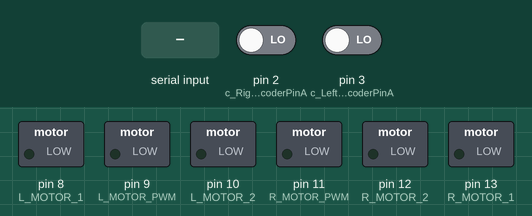
The sketch below on a simulated Arduino Uno, built with avr-gcc and run on an emulated ATmega328P. Parts: switched loads named in the sketch (green lamp = pin HIGH). Inputs (shaded band) come from the test bench; at power-on: pin 2 (c_RightEncoderPinA) LOW, pin 3 (c_LeftEncoderPinA) LOW. What the sketch prints to the serial monitor is not drawn.

Above: at 1.0 s.
1.1 s: "90,45\n" received over Serial
At 3.4 s:
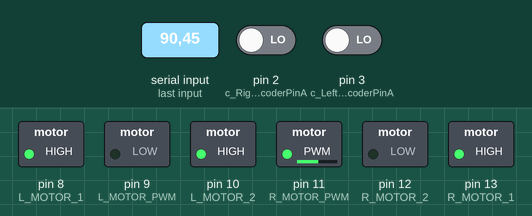
3.7 s: "30,150\n" received over Serial
At 5.9 s:
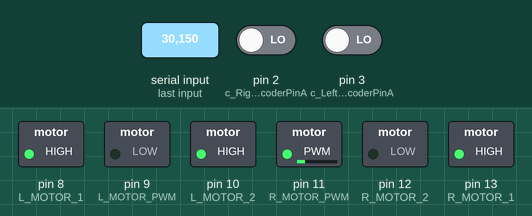
6.2 s: "200\n" received over Serial
At 8.3 s:
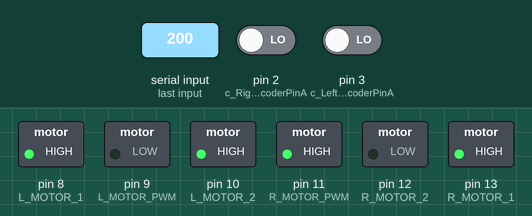
Timing chart, 0 to 9.8 s (numbered marks = the images above; inputs shaded):
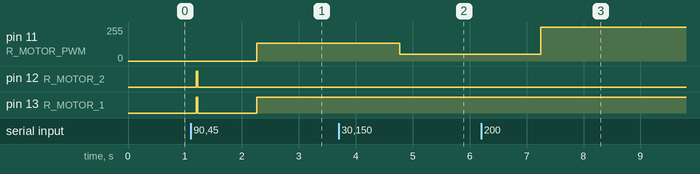

Measured:
- after the input at 1.1 s, pin 8 (L_MOTOR_1), pin 10 (L_MOTOR_2): LOW → HIGH after 0.10 s; pin 11 (R_MOTOR_PWM): 0/255 → 135/255 after 1.2 s; pin 12 (R_MOTOR_2): LOW → HIGH after 0.10 s, → LOW 0.02 s later; pin 13 (R_MOTOR_1): LOW → HIGH after 0.10 s, → LOW 0.02 s later, → HIGH 1.0 s later
- after the input at 3.7 s, pin 11 (R_MOTOR_PWM): 135/255 → 50/255 after 1.1 s
- after the input at 6.2 s, pin 11 (R_MOTOR_PWM): 50/255 → 255/255 after 1.1 s

The sketch:

encintMOTORrunCNCStable.ino
```cpp
#include "Arduino.h"
#include <Servo.h>
#include <digitalWriteFast.h>
#include <util/delay.h>   // library for high performance reads and writes by jrraines
                               // see http://www.arduino.cc/cgi-bin/yabb2/YaBB.pl?num=1267553811/0
                               // and http://code.google.com/p/digitalwritefast/

// It turns out that the regular digitalRead() calls are too slow and bring the arduino down when
// I use them in the interrupt routines while the motor runs at full speed creating more than
// 40000 encoder ticks per second per motor.

// Quadrature encoders
// Left encoder
#define c_LeftEncoderInterrupt INT1
#define c_LeftEncoderPinA 3
#define c_LeftEncoderPinB 5
#define LeftEncoderIsReversed
volatile bool _LeftEncoderBSet;
volatile long _LeftEncoderTicks = 0;


// Right encoder
#define c_RightEncoderInterrupt INT0
#define c_RightEncoderPinA 2
#define c_RightEncoderPinB 4
volatile bool _RightEncoderBSet;
volatile long _RightEncoderTicks = 0;


//Left motor
#define L_MOTOR_1 8
#define L_MOTOR_2 10
#define L_MOTOR_PWM 9

//Right motor
#define R_MOTOR_1 13
#define R_MOTOR_2 12
#define R_MOTOR_PWM 11


#define STEP_MARGIN 1L        //10 - 1000 (1)
#define MIN_DUTYCYCLE 50      //0 - 255 (125)
#define MAX_DUTYCYCLE 255     //0 - 255 (255)
#define P_FRACTION 1.5

unsigned long stepTime = 1;
unsigned long millisStart = 0;
int R_dutyCycle = 100; // 10 - 255
signed long R_setPoint = 0;
signed long R_actualPoint = 0;
String a;

void establishContact() {
  while (Serial.available() <= 0) {
    Serial.print('.');   // send a capital X
    delay(300);
  }
}

void setup()
{
  Serial.begin(115200);
  Serial.print('Waiting for connection');
  establishContact();
 // Quadrature encoders

  // Left encoder
  pinMode(c_LeftEncoderPinA, INPUT);      // sets pin A as input
  digitalWrite(c_LeftEncoderPinA, LOW);  // turn on pullup resistors
  pinMode(c_LeftEncoderPinB, INPUT);      // sets pin B as input
  digitalWrite(c_LeftEncoderPinB, LOW);  // turn on pullup resistors
  attachInterrupt(c_LeftEncoderInterrupt, HandleLeftMotorInterruptA, RISING);

  // Right encoder
  pinMode(c_RightEncoderPinA, INPUT);      // sets pin A as input
  digitalWrite(c_RightEncoderPinA, LOW);  // turn on pullup resistors
  pinMode(c_RightEncoderPinB, INPUT);      // sets pin B as input
  digitalWrite(c_RightEncoderPinB, LOW);  // turn on pullup resistors
  attachInterrupt(c_RightEncoderInterrupt, HandleRightMotorInterruptA, RISING);

  pinMode(L_MOTOR_1, OUTPUT); digitalWrite(L_MOTOR_1, HIGH);
  pinMode(L_MOTOR_2, OUTPUT); digitalWrite(L_MOTOR_2, HIGH);
  pinMode(R_MOTOR_1, OUTPUT); digitalWrite(R_MOTOR_1, HIGH);
  pinMode(R_MOTOR_2, OUTPUT); digitalWrite(R_MOTOR_2, HIGH);
  pinMode(L_MOTOR_PWM, OUTPUT);
  pinMode(R_MOTOR_PWM, OUTPUT);


}

void loop()
{
  R_actualPoint = _RightEncoderTicks;
  Serial.print(_LeftEncoderTicks);
  Serial.print(",");
  Serial.print(_RightEncoderTicks);
  Serial.print("\n");
  delay(20);
  millisStart = millis();
  while(millis() - millisStart < stepTime){

    R_dutyCycle = (double)(abs(R_setPoint - R_actualPoint)) * (double)P_FRACTION;
      if(R_dutyCycle < MIN_DUTYCYCLE){
        R_dutyCycle = MIN_DUTYCYCLE;
      }
      if(R_dutyCycle > MAX_DUTYCYCLE){
        R_dutyCycle = MAX_DUTYCYCLE;
      }


      if(abs(R_setPoint - R_actualPoint) < STEP_MARGIN){
        analogWrite(R_MOTOR_PWM, 0);
        digitalWrite(R_MOTOR_1, 0);
        digitalWrite(R_MOTOR_2, 0);
        R_dutyCycle = MIN_DUTYCYCLE;
      }
      else{
        if(R_actualPoint < R_setPoint){
          digitalWrite(R_MOTOR_1, 1);
          digitalWrite(R_MOTOR_2, 0);
          analogWrite(R_MOTOR_PWM, R_dutyCycle); //255-duty cycle
        }
        if(R_actualPoint > R_setPoint){
          digitalWrite(R_MOTOR_1, 0);
          digitalWrite(R_MOTOR_2, 1);
          analogWrite(R_MOTOR_PWM, R_dutyCycle);
        }
      }
  }
  if (Serial.available()>0){
  a = Serial.readString();
  R_setPoint = a.toInt();
  Serial.println(R_setPoint);
  }

delay(20);

}

// Interrupt service routines for the left motor's quadrature encoder
void HandleLeftMotorInterruptA()
{
  // Test transition; since the interrupt will only fire on 'rising' we don't need to read pin A
  _LeftEncoderBSet = digitalReadFast(c_LeftEncoderPinB);   // read the input pin

  // and adjust counter + if A leads B
  #ifdef LeftEncoderIsReversed
    _LeftEncoderTicks -= _LeftEncoderBSet ? -1 : +1;
  #else
    _LeftEncoderTicks += _LeftEncoderBSet ? -1 : +1;
  #endif
}

// Interrupt service routines for the right motor's quadrature encoder
void HandleRightMotorInterruptA()
{
  // Test transition; since the interrupt will only fire on 'rising' we don't need to read pin A
  _RightEncoderBSet = digitalReadFast(c_RightEncoderPinB);   // read the input pin

  // and adjust counter + if A leads B
  #ifdef RightEncoderIsReversed
    _RightEncoderTicks -= _RightEncoderBSet ? -1 : +1;
  #else
    _RightEncoderTicks += _RightEncoderBSet ? -1 : +1;
  #endif
}
```
